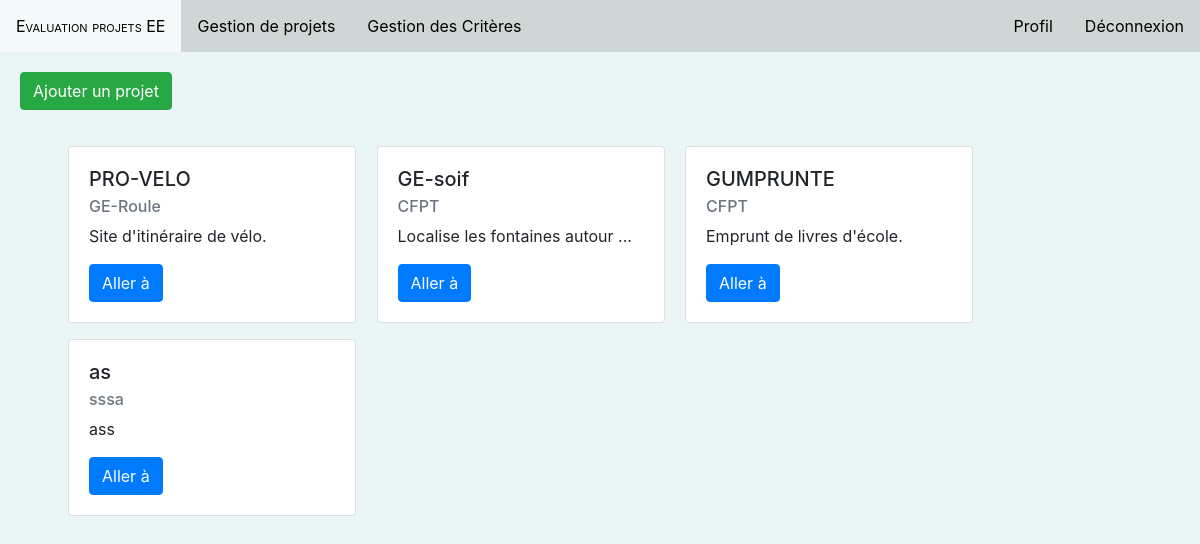
Page /index.php?page=projets (signed in) on the earlier database version.
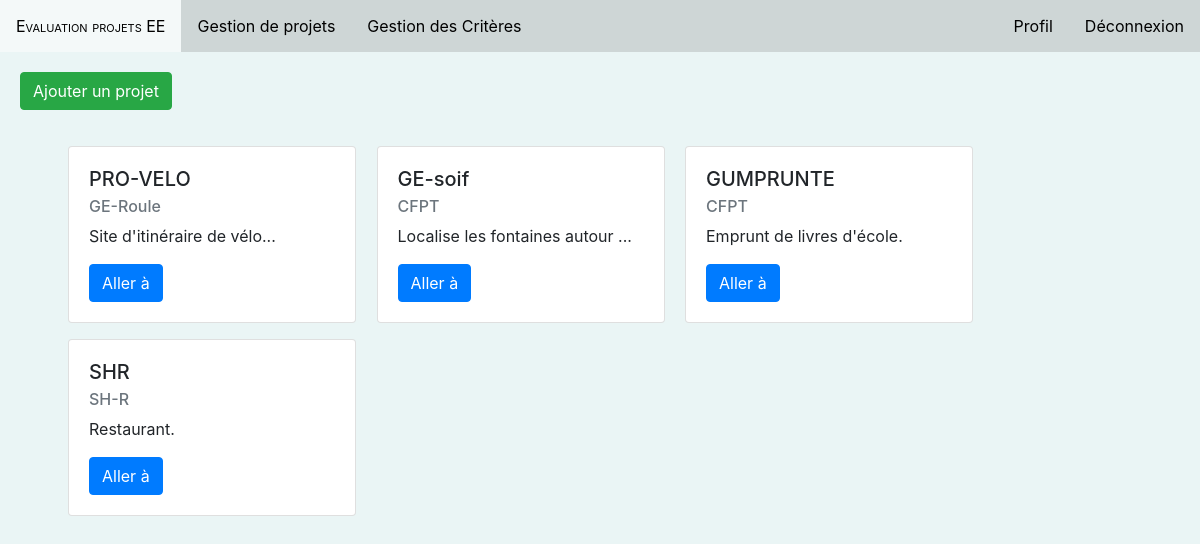
Same page on the later database version.
### tables this page shows
CREATE TABLE `projets` (
  `idProjet` int(11) NOT NULL,
  `titre` varchar(50) NOT NULL,
  `description` varchar(500) NOT NULL,
  `client` varchar(50) NOT NULL,
  `dureePrevue` varchar(10) NOT NULL,
  `dateDebut` date NOT NULL,
  `idDomaine` int(11) NOT NULL,
  `idUtilisateur` int(11) NOT NULL
);

### model/getProjets.php (called while the page is built)
<?php
function GetProjets()
{
  $db = connectDB();
  $query = $db->prepare("SELECT * FROM projets WHERE idUtilisateur = ?");
  $query->bindParam(1, $_SESSION["id"]);
  if ($query->execute()) {
    $tab = $query->fetchAll(PDO::FETCH_ASSOC);
    return $tab;
  }
  else {
    header('Location: ');
  }
}
?>

### views/projetsGestion.php (the view, shortened to what this page needs)
<?php
include 'model/getProjets.php';
?>
<button type="button" class="btn btn-success" style=" margin: 20px;" data-toggle="modal" data-target="#modalAjoutProjets">Ajouter un projet</button>
<div class="container" style="float:right;">
    <div class="row mt-3">
    <?php
    foreach (GetProjets() as $projet) {
      if (strlen($projet["description"]) > 32) {
        $projet["description"] = substr($projet["description"], 0, 30) . " ...";
      }
      echo "<div class=\"card card-custom mx-2 mb-3\" style=\"width: 18rem;\">";
      echo "<div class=\"card-body\">";
      echo "<h5 class=\"card-title\">".$projet["titre"]."</h5>";
      echo "<h6 class=\"card-subtitle mb-2 text-muted\">".$projet["client"]."</h6>";
      echo "<p class=\"card-text\">".$projet["description"]."</p>";
      echo "<form method=\"POST\" action=\"model/afficheDetailGestion.php\">";
      echo "<button type=\"submit\" class=\"btn btn-primary\">Aller à</button>";
      echo "</form>";
      echo "</div>";
      echo "</div>&nbsp;";
    } ?>
  </div>
</div>

Differences in the rows shown:
removed projets: titre "as", client "sssa", description "ass"
changed projets "PRO-VELO": description "Site d'itinéraire de vélo." → "Site d'itinéraire de vélo..."
added projets: titre "SHR", client "SH-R", description "Restaurant."
